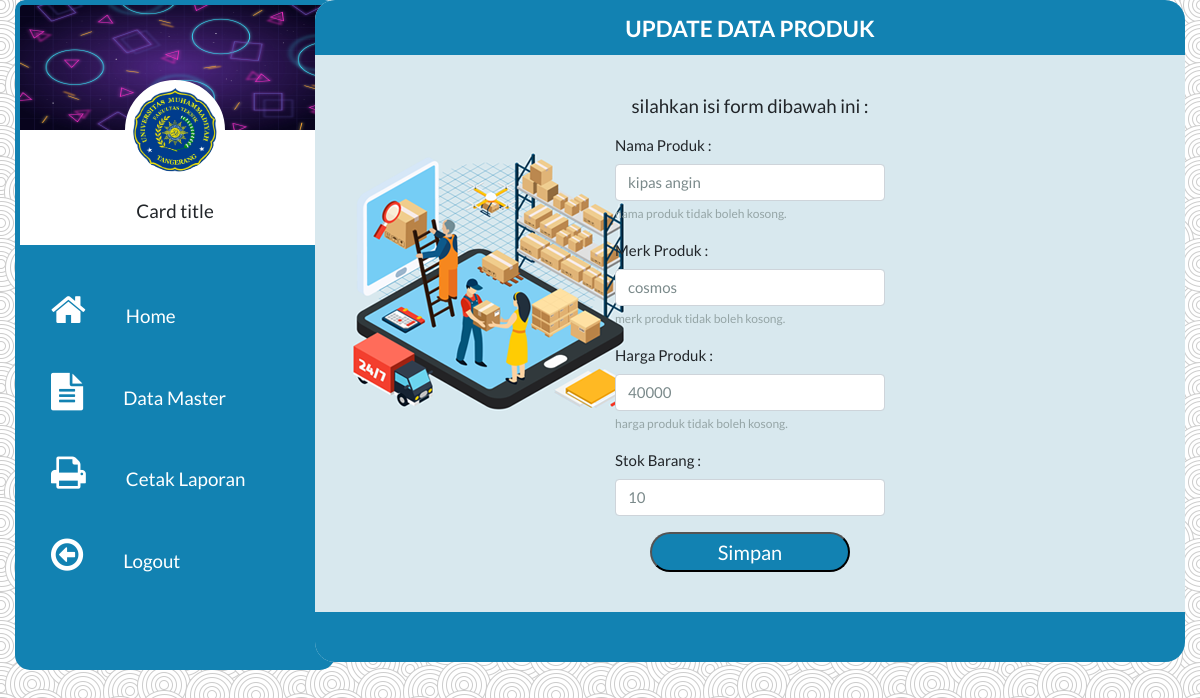
/php-native/formedit.php?id=1, run on the app's committed database.
### tables this page shows
CREATE TABLE `tb_produk` (
  `no_produk` int(3) NOT NULL,
  `nama_produk` varchar(20) NOT NULL,
  `merk` varchar(20) NOT NULL,
  `harga` varchar(10) NOT NULL,
  `stok` int(3) NOT NULL
);

### php-native/formedit.php (the view, shortened to what this page needs)
<?php
include_once("koneksi.php");
$id=$_GET['id'];
$query="SELECT * FROM tb_produk WHERE no_produk=".$id;
$hasil=mysqli_query($koneksi,$query);
 ?>
<!DOCTYPE html>
<html lang="en">
<head>
	<link rel="stylesheet" href="css/bootstrap.min.css">
	<link rel="stylesheet" href="css/font-awesome.min.css">
	<link rel="stylesheet" href="css/jquery.dataTables.min.css">
	<link rel="stylesheet" href="style3.css">
</head>
<body>
	<div class="container-fluid">
		<div class="row">
			<div class="col col-3 kolom1">
				<div class="row">
					<div class="col col-12 kolom3">
						<div class="card" style="width: 20rem; height: 250px; border: 5px solid; border-radius: 10px 10px 0px 0px; border-color:#1282b2">
						  <img src="IMG/b1.jpg" class="card-img-top" alt="..." height="125">
						  <div class="card-body">
						  	<img src="IMG/p1.png" width="100" height="100" style="background-color: white; border:8px solid; border-color: white; border-radius: 50% !important; margin-left: 85px; margin-top: -70px; margin-bottom: 20px; " class="rounded" alt="ini gambar">
						    <h5 class="card-title text-center">Card title</h5>
						  </div>
						</div>
					</div>
					<div class="col kolom4">
				<div class="latar">
				<nav class="navbar navbar-dark" style="background-color: #1282b2">
				  <a class="navbar-brand sentuh" href="formutama.php"><i class="fa fa-home fa-2x fav"></i>Home</a>
				</nav>
				<nav class="navbar navbar-dark" style="background-color: #1282b2">
				  <a class="navbar-brand sentuh" href="datamaster.php"><i class="fa fa-file-text fa-2x fav"></i>Data Master</a>
				</nav>
				<nav class="navbar navbar-dark" style="background-color: #1282b2">
				  <a class="navbar-brand sentuh" href="cetak.html"><i class="fa fa-print fa-2x fav"></i>Cetak Laporan</a>
				</nav>
				<nav class="navbar navbar-dark" style="background-color: #1282b2">
				  <a class="navbar-brand sentuh" href="index.php"><i class="fa fa-arrow-circle-o-left fa-2x fav"></i>Logout</a>
				</nav>
				</div>
					</div>
				</div>
			</div>
			<div class="col col-9 kolom2">
				<div class="formedit" style="background-image: url(IMG/b5.png); border-radius: 20px; margin-top: -20px;">
				 <div class="latarinfo" >
		      	<div class="info" style="border-radius: 20px 20px 0px 0px">
		      		<div class="tulis">
		      			<h4 style="font-weight: bold;">UPDATE DATA PRODUK</h4>
		      		</div>
		      	</div>
				</div>
				<div class="row">
					<div class="col"></div>
					<div class="col">
				<form action="prosesedit.php" method="post">
				<?php 	while ($data=mysqli_fetch_array($hasil)) { ?>
				  <fieldset>
				    <legend>
				    	<h5 style="text-align: center; margin-top: 20px;">silahkan isi form dibawah ini :</h5>
				    </legend>
				    <div class="form-group">
				      <label for="na-p">Nama Produk :</label>
				      <input type="text" class="form-control" name="naproduk" value="<?php echo $data['nama_produk'] ?>">
				      <small id="editHelp" class="form-text text-muted">nama produk tidak boleh kosong.</small>
				    </div>
					<div class="form-group">
				      <label for="me-p">Merk Produk :</label>
				      <input type="text" class="form-control" name="meproduk" value="<?php echo $data['merk'] ?>" >
				      <small id="editHelp" class="form-text text-muted">merk produk tidak boleh kosong.</small>
				    </div>
				    <div class="form-group">
				      <label for="ha-p">Harga Produk :</label>
				      <input type="text" class="form-control" name="haproduk" value="<?php echo $data['harga'] ?>">
				      <small id="editHelp" class="form-text text-muted">harga produk tidak boleh kosong.</small>
				    </div>
				    <div class="form-group">
				      <label for="st-p">Stok Barang :</label>
				      <input type="text" class="form-control" name="seproduk" value="<?php echo $data['stok'] ?>">
				    </div>
				</fieldset>
				<div class="tombol" style=" text-align: center;">
			        <input type="submit" value="Simpan" style="color: white; background-color: #1282b2; width: 200px; height: 40px; border-radius: 20px 20px 20px 20px; font-size: 20px; margin-bottom: 20px; ">
				</div>
			     <?php } ?>
				</form>
					</div>
					<div class="col"></div>
				</div>
				<div class="tutuform" style="background-color: #1282b2; border-radius: 0px 0px 20px 20px; height: 50px; margin-top: 20px;"></div>
			</div>
		</div>
</body>
</html>

### php-native/style3.css (style rules this page uses)
body { background-image: url(IMG/bgd.png); }
.col { border: 0px solid; }
.kolom1 { height: 200px; }
.kolom2 { height: 500px; }
.kolom3 { height: 250px; }
.kolom4 { height: 50px; }
.latar { background-color: #1282b2; height: 420px; padding: 20px; width: 320px; border-radius: 0px 0px 15px 15px; }
.fav { margin-right: 40px; }
.info { margin-top: 20px; background-color: #1282b2; text-align: center; padding: 5px; margin-bottom: 20px; border-radius: 10px; }
.tulis { margin-top: 10px; color: white; }

### data on the page
tb_produk: naproduk "kipas angin", meproduk "cosmos", haproduk "40000", seproduk "10"
